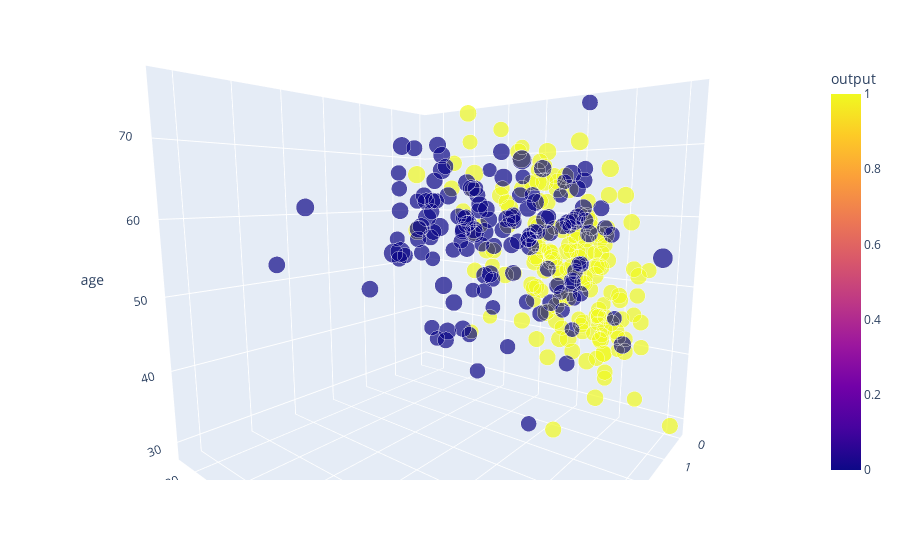

Write notebook code for a chart like this one.
### Code cell
#Correlation of heart attacks between age, cholesterol, and blood pressure. 

fig = px.scatter_3d(heart_data, x='oldpeak', y='thalachh', z='age',
              color='output',size='trtbps',color_discrete_sequence=['#f64c72','#85bfdc'])
fig.show()

### Figure 1 — Plotly figure (JSON) as saved in the notebook; plotly's stock layout.template omitted (floating-point values rounded to 4 significant figures; data arrays with more than 128 entries replaced by an {"elided": "..."} marker saying what was removed)
{"data": [{"hovertemplate": "oldpeak=%{x}<br>thalachh=%{y}<br>age=%{z}<br>trtbps=%{marker.size}<br>output=%{marker.color}<extra></extra>", "legendgroup": "", "marker": {"color": {"elided": "303 int values"}, "coloraxis": "coloraxis", "size": {"elided": "303 int values"}, "sizemode": "area", "sizeref": 0.5, "symbol": "circle"}, "mode": "markers", "name": "", "scene": "scene", "showlegend": false, "type": "scatter3d", "x": {"elided": "303 float values"}, "y": {"elided": "303 int values"}, "z": {"elided": "303 int values"}}], "layout": {"autosize": true, "coloraxis": {"colorbar": {"title": {"text": "output"}}, "colorscale": [[0, "#0d0887"], [0.1111, "#46039f"], [0.2222, "#7201a8"], [0.3333, "#9c179e"], [0.4444, "#bd3786"], [0.5556, "#d8576b"], [0.6667, "#ed7953"], [0.7778, "#fb9f3a"], [0.8889, "#fdca26"], [1, "#f0f921"]]}, "dragmode": "zoom", "legend": {"itemsizing": "constant", "tracegroupgap": 0}, "margin": {"t": 60}, "scene": {"aspectmode": "auto", "aspectratio": {"x": 1, "y": 1, "z": 1}, "camera": {"center": {"x": 0, "y": 0, "z": 0}, "eye": {"x": 1.029, "y": 0.8417, "z": 0.2023}, "projection": {"type": "perspective"}, "up": {"x": 0, "y": 0, "z": 1}}, "domain": {"x": [0, 1], "y": [0, 1]}, "dragmode": "turntable", "xaxis": {"title": {"text": "oldpeak"}, "type": "linear"}, "yaxis": {"title": {"text": "thalachh"}, "type": "linear"}, "zaxis": {"title": {"text": "age"}, "type": "linear"}}}}
